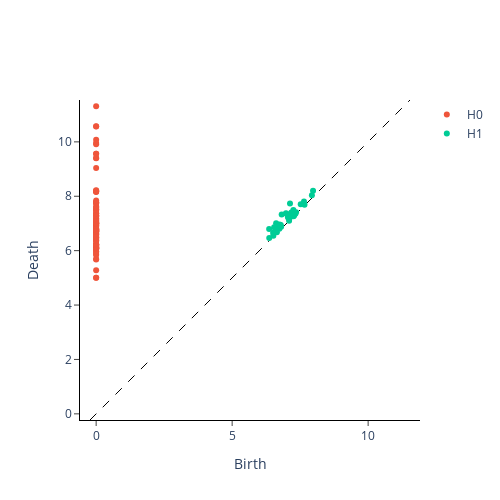

Here is the notebook cell this chart was saved with:
### Code cell
from gtda.plotting import plot_diagram

# Plotting persistence diagram

print(np.shape(diagrams))
print(diagrams[0][:, :3]) # plot diagram recieve: (birth, death, and persistence values).
plot_diagram(diagrams[0][:, :3])  # extract the first diagram and plot it
